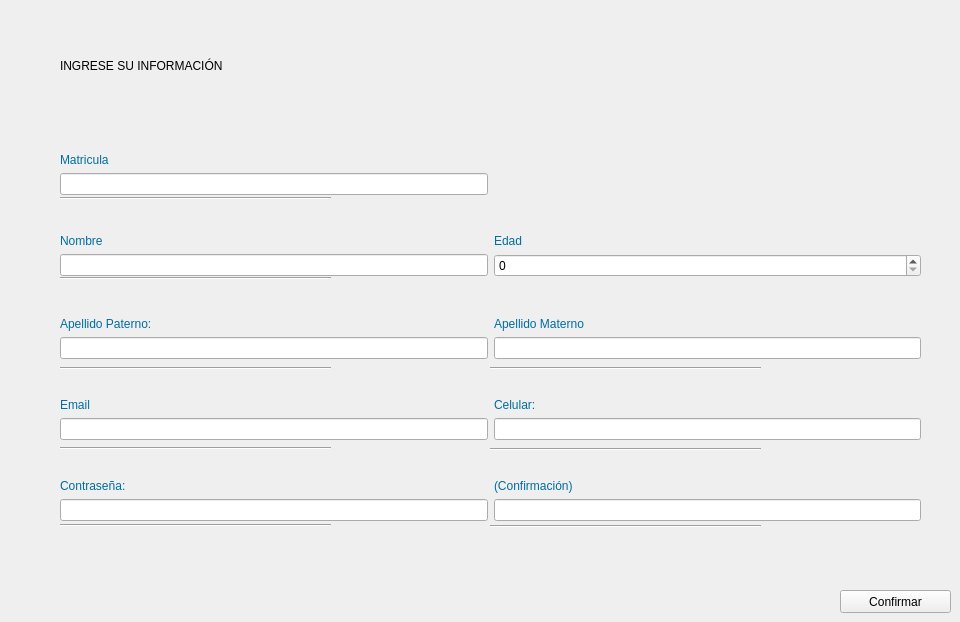
   <widget class="QWidget" name="tab_ProfesorAlta">
    <attribute name="title">
     <string>Profesor Alta</string>
    </attribute>
    <widget class="QPushButton" name="btnConfirmar">
     <property name="geometry">
      <rect>
       <x>840</x>
       <y>590</y>
       <width>111</width>
       <height>23</height>
      </rect>
     </property>
     <property name="text">
      <string>Confirmar</string>
     </property>
    </widget>
    <widget class="QLabel" name="label_28">
     <property name="geometry">
      <rect>
       <x>60</x>
       <y>50</y>
       <width>391</width>
       <height>31</height>
      </rect>
     </property>
     <property name="styleSheet">
      <string notr="true">font: 24 16pt &quot;Segoe UI Light&quot;;</string>
     </property>
     <property name="text">
      <string>INGRESE SU INFORMACIÓN</string>
     </property>
    </widget>
    <widget class="QWidget" name="gridLayoutWidget">
     <property name="geometry">
      <rect>
       <x>60</x>
       <y>120</y>
       <width>861</width>
       <height>401</height>
      </rect>
     </property>
     <layout class="QGridLayout" name="gridLayout">
      <item row="7" column="1">
       <widget class="QLineEdit" name="tCelular"/>
      </item>
      <item row="6" column="1">
       <widget class="QLabel" name="label_10">
        <property name="styleSheet">
         <string notr="true">font: 8pt &quot;Segoe UI Semibold&quot;;
color: rgb(0, 109, 159);
</string>
        </property>
        <property name="text">
         <string>Celular:</string>
        </property>
        <property name="alignment">
         <set>Qt::AlignBottom|Qt::AlignLeading|Qt::AlignLeft</set>
        </property>
       </widget>
      </item>
      <item row="0" column="0">
       <widget class="QLabel" name="label">
        <property name="styleSheet">
         <string notr="true">font: 8pt &quot;Segoe UI Semibold&quot;;
color: rgb(0, 109, 159);
</string>
        </property>
        <property name="text">
         <string>Matricula</string>
        </property>
        <property name="alignment">
         <set>Qt::AlignBottom|Qt::AlignLeading|Qt::AlignLeft</set>
        </property>
       </widget>
      </item>
      <item row="9" column="0">
       <widget class="QLineEdit" name="tClave"/>
      </item>
      <item row="7" column="0">
       <widget class="QLineEdit" name="tCorreo"/>
      </item>
      <item row="4" column="0">
       <widget class="QLabel" name="label_3">
        <property name="styleSheet">
         <string notr="true">font: 8pt &quot;Segoe UI Semibold&quot;;
color: rgb(0, 109, 159);
</string>
        </property>
        <property name="text">
         <string>Apellido Paterno:</string>
        </property>
        <property name="alignment">
         <set>Qt::AlignBottom|Qt::AlignLeading|Qt::AlignLeft</set>
        </property>
       </widget>
      </item>
      <item row="9" column="1">
       <widget class="QLineEdit" name="tClaveC"/>
      </item>
      <item row="3" column="1">
       <widget class="QSpinBox" name="sEdad"/>
      </item>
      <item row="8" column="0">
       <widget class="QLabel" name="label_6">
        <property name="styleSheet">
         <string notr="true">font: 8pt &quot;Segoe UI Semibold&quot;;
color: rgb(0, 109, 159);
</string>
        </property>
        <property name="text">
         <string>Contraseña:</string>
        </property>
        <property name="alignment">
         <set>Qt::AlignBottom|Qt::AlignLeading|Qt::AlignLeft</set>
        </property>
       </widget>
      </item>
      <item row="8" column="1">
       <widget class="QLabel" name="label_8">
        <property name="styleSheet">
         <string notr="true">font: 8pt &quot;Segoe UI Semibold&quot;;
color: rgb(0, 109, 159);
</string>
        </property>
        <property name="text">
         <string>(Confirmación)</string>
        </property>
        <property name="alignment">
         <set>Qt::AlignBottom|Qt::AlignLeading|Qt::AlignLeft</set>
        </property>
       </widget>
      </item>
      <item row="2" column="0">
       <widget class="QLabel" name="label_2">
        <property name="styleSheet">
         <string notr="true">font: 8pt &quot;Segoe UI Semibold&quot;;
color: rgb(0, 109, 159);
</string>
        </property>
        <property name="text">
         <string>Nombre</string>
        </property>
        <property name="alignment">
         <set>Qt::AlignBottom|Qt::AlignLeading|Qt::AlignLeft</set>
        </property>
       </widget>
      </item>
      <item row="3" column="0">
       <widget class="QLineEdit" name="tNombre"/>
      </item>
      <item row="2" column="1">
       <widget class="QLabel" name="label_5">
        <property name="styleSheet">
         <string notr="true">font: 8pt &quot;Segoe UI Semibold&quot;;
color: rgb(0, 109, 159);
</string>
        </property>
        <property name="text">
         <string>Edad</string>
        </property>
        <property name="alignment">
         <set>Qt::AlignBottom|Qt::AlignLeading|Qt::AlignLeft</set>
        </property>
       </widget>
      </item>
      <item row="1" column="0">
       <widget class="QLineEdit" name="tMatricula"/>
      </item>
      <item row="5" column="0">
       <widget class="QLineEdit" name="tApaterno"/>
      </item>
      <item row="6" column="0">
       <widget class="QLabel" name="label_9">
        <property name="styleSheet">
         <string notr="true">font: 8pt &quot;Segoe UI Semibold&quot;;
color: rgb(0, 109, 159);
</string>
        </property>
        <property name="text">
         <string>Email</string>
        </property>
        <property name="alignment">
         <set>Qt::AlignBottom|Qt::AlignLeading|Qt::AlignLeft</set>
        </property>
       </widget>
      </item>
      <item row="4" column="1">
       <widget class="QLabel" name="label_4">
        <property name="styleSheet">
         <string notr="true">font: 8pt &quot;Segoe UI Semibold&quot;;
color: rgb(0, 109, 159);
</string>
        </property>
        <property name="text">
         <string>Apellido Materno</string>
        </property>
        <property name="alignment">
         <set>Qt::AlignBottom|Qt::AlignLeading|Qt::AlignLeft</set>
        </property>
       </widget>
      </item>
      <item row="5" column="1">
       <widget class="QLineEdit" name="tAmaterno"/>
      </item>
     </layout>
    </widget>
    <widget class="Line" name="line_2">
     <property name="geometry">
      <rect>
       <x>60</x>
       <y>190</y>
       <width>271</width>
       <height>16</height>
      </rect>
     </property>
     <property name="orientation">
      <enum>Qt::Horizontal</enum>
     </property>
    </widget>
    <widget class="Line" name="line_3">
     <property name="geometry">
      <rect>
       <x>60</x>
       <y>270</y>
       <width>271</width>
       <height>16</height>
      </rect>
     </property>
     <property name="orientation">
      <enum>Qt::Horizontal</enum>
     </property>
    </widget>
    <widget class="Line" name="line_4">
     <property name="geometry">
      <rect>
       <x>60</x>
       <y>360</y>
       <width>271</width>
       <height>16</height>
      </rect>
     </property>
     <property name="orientation">
      <enum>Qt::Horizontal</enum>
     </property>
    </widget>
    <widget class="Line" name="line_5">
     <property name="geometry">
      <rect>
       <x>490</x>
       <y>360</y>
       <width>271</width>
       <height>16</height>
      </rect>
     </property>
     <property name="orientation">
      <enum>Qt::Horizontal</enum>
     </property>
    </widget>
    <widget class="Line" name="line_6">
     <property name="geometry">
      <rect>
       <x>60</x>
       <y>440</y>
       <width>271</width>
       <height>16</height>
      </rect>
     </property>
     <property name="orientation">
      <enum>Qt::Horizontal</enum>
     </property>
    </widget>
    <widget class="Line" name="line_7">
     <property name="geometry">
      <rect>
       <x>490</x>
       <y>439</y>
       <width>271</width>
       <height>21</height>
      </rect>
     </property>
     <property name="orientation">
      <enum>Qt::Horizontal</enum>
     </property>
    </widget>
    <widget class="Line" name="line_8">
     <property name="geometry">
      <rect>
       <x>60</x>
       <y>515</y>
       <width>271</width>
       <height>21</height>
      </rect>
     </property>
     <property name="orientation">
      <enum>Qt::Horizontal</enum>
     </property>
    </widget>
    <widget class="Line" name="line_9">
     <property name="geometry">
      <rect>
       <x>490</x>
       <y>516</y>
       <width>271</width>
       <height>20</height>
      </rect>
     </property>
     <property name="orientation">
      <enum>Qt::Horizontal</enum>
     </property>
    </widget>
   </widget>
